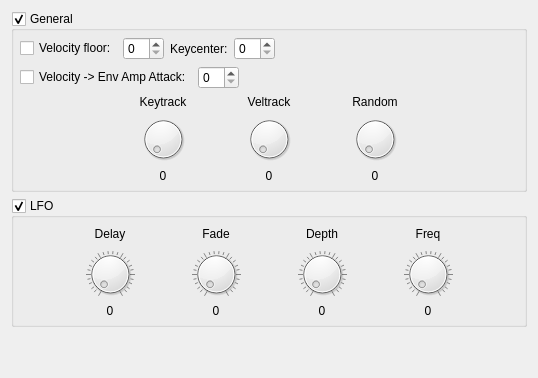
       <widget class="QWidget" name="tabAmp">
        <attribute name="title">
         <string>Amp</string>
        </attribute>
        <layout class="QGridLayout" name="gridLayout_4">
         <item row="0" column="0">
          <widget class="QGroupBox" name="gbxAmpGeneral">
           <property name="title">
            <string>General</string>
           </property>
           <property name="checkable">
            <bool>true</bool>
           </property>
           <property name="checked">
            <bool>true</bool>
           </property>
           <layout class="QGridLayout" name="layAmpGeneral">
            <property name="sizeConstraint">
             <enum>QLayout::SetNoConstraint</enum>
            </property>
            <property name="leftMargin">
             <number>6</number>
            </property>
            <property name="topMargin">
             <number>6</number>
            </property>
            <property name="rightMargin">
             <number>6</number>
            </property>
            <property name="bottomMargin">
             <number>6</number>
            </property>
            <item row="1" column="0" colspan="2">
             <layout class="QHBoxLayout" name="layAmpVelFloor">
              <property name="sizeConstraint">
               <enum>QLayout::SetNoConstraint</enum>
              </property>
              <item>
               <widget class="QCheckBox" name="chkAmpVelFloor">
                <property name="text">
                 <string>Velocity floor:</string>
                </property>
               </widget>
              </item>
              <item>
               <widget class="QSpinBox" name="sbxAmpVelFloor"/>
              </item>
              <item>
               <widget class="QLabel" name="lblAmpKeycenter">
                <property name="text">
                 <string>Keycenter:</string>
                </property>
               </widget>
              </item>
              <item>
               <widget class="QSpinBox" name="sbxAmpKeycenter"/>
              </item>
              <item>
               <spacer name="hspAmpVelFloor">
                <property name="orientation">
                 <enum>Qt::Horizontal</enum>
                </property>
                <property name="sizeHint" stdset="0">
                 <size>
                  <width>40</width>
                  <height>20</height>
                 </size>
                </property>
               </spacer>
              </item>
             </layout>
            </item>
            <item row="6" column="0" rowspan="2" colspan="2">
             <layout class="QGridLayout" name="layAmpKeyVeltrackRandom">
              <property name="sizeConstraint">
               <enum>QLayout::SetNoConstraint</enum>
              </property>
              <item row="0" column="2">
               <widget class="QLabel" name="lblAmpVeltrack">
                <property name="text">
                 <string>Veltrack</string>
                </property>
                <property name="alignment">
                 <set>Qt::AlignCenter</set>
                </property>
               </widget>
              </item>
              <item row="0" column="1">
               <widget class="QLabel" name="lblAmpKeytrack">
                <property name="text">
                 <string>Keytrack</string>
                </property>
                <property name="alignment">
                 <set>Qt::AlignCenter</set>
                </property>
               </widget>
              </item>
              <item row="2" column="3">
               <widget class="QLabel" name="lblAmpRandomVal">
                <property name="text">
                 <string>0</string>
                </property>
                <property name="alignment">
                 <set>Qt::AlignCenter</set>
                </property>
               </widget>
              </item>
              <item row="1" column="2">
               <widget class="QDial" name="knbAmpVeltrack">
                <property name="maximumSize">
                 <size>
                  <width>16777215</width>
                  <height>48</height>
                 </size>
                </property>
               </widget>
              </item>
              <item row="1" column="3">
               <widget class="QDial" name="knbAmpRandom">
                <property name="maximumSize">
                 <size>
                  <width>16777215</width>
                  <height>48</height>
                 </size>
                </property>
               </widget>
              </item>
              <item row="1" column="1">
               <widget class="QDial" name="knbAmpKeytrack">
                <property name="maximumSize">
                 <size>
                  <width>16777215</width>
                  <height>48</height>
                 </size>
                </property>
               </widget>
              </item>
              <item row="2" column="2">
               <widget class="QLabel" name="lblAmpVeltrackVal">
                <property name="text">
                 <string>0</string>
                </property>
                <property name="alignment">
                 <set>Qt::AlignCenter</set>
                </property>
               </widget>
              </item>
              <item row="1" column="0">
               <spacer name="hspAmpL">
                <property name="orientation">
                 <enum>Qt::Horizontal</enum>
                </property>
                <property name="sizeHint" stdset="0">
                 <size>
                  <width>40</width>
                  <height>20</height>
                 </size>
                </property>
               </spacer>
              </item>
              <item row="0" column="3">
               <widget class="QLabel" name="lblAmpRandom">
                <property name="text">
                 <string>Random</string>
                </property>
                <property name="alignment">
                 <set>Qt::AlignCenter</set>
                </property>
               </widget>
              </item>
              <item row="2" column="1">
               <widget class="QLabel" name="lblAmpKeytrackVal">
                <property name="text">
                 <string>0</string>
                </property>
                <property name="alignment">
                 <set>Qt::AlignCenter</set>
                </property>
               </widget>
              </item>
              <item row="1" column="4">
               <spacer name="hspAmpR">
                <property name="orientation">
                 <enum>Qt::Horizontal</enum>
                </property>
                <property name="sizeHint" stdset="0">
                 <size>
                  <width>40</width>
                  <height>20</height>
                 </size>
                </property>
               </spacer>
              </item>
             </layout>
            </item>
            <item row="2" column="0" colspan="2">
             <layout class="QHBoxLayout" name="layAmpVelAttack">
              <property name="sizeConstraint">
               <enum>QLayout::SetNoConstraint</enum>
              </property>
              <item>
               <widget class="QCheckBox" name="chkAmpVelAttack">
                <property name="text">
                 <string>Velocity -&gt; Env Amp Attack:</string>
                </property>
               </widget>
              </item>
              <item>
               <widget class="QSpinBox" name="sbxAmpVelAttack"/>
              </item>
              <item>
               <spacer name="hspAmpVelAttack">
                <property name="orientation">
                 <enum>Qt::Horizontal</enum>
                </property>
                <property name="sizeHint" stdset="0">
                 <size>
                  <width>40</width>
                  <height>20</height>
                 </size>
                </property>
               </spacer>
              </item>
             </layout>
            </item>
           </layout>
          </widget>
         </item>
         <item row="2" column="0">
          <spacer name="vspAmp">
           <property name="orientation">
            <enum>Qt::Vertical</enum>
           </property>
           <property name="sizeHint" stdset="0">
            <size>
             <width>20</width>
             <height>40</height>
            </size>
           </property>
          </spacer>
         </item>
         <item row="1" column="0">
          <widget class="QGroupBox" name="gbxAmpLfo">
           <property name="title">
            <string>LFO</string>
           </property>
           <property name="checkable">
            <bool>true</bool>
           </property>
           <layout class="QGridLayout" name="layAmpLfo">
            <property name="sizeConstraint">
             <enum>QLayout::SetNoConstraint</enum>
            </property>
            <property name="leftMargin">
             <number>6</number>
            </property>
            <property name="topMargin">
             <number>6</number>
            </property>
            <property name="rightMargin">
             <number>6</number>
            </property>
            <property name="bottomMargin">
             <number>6</number>
            </property>
            <item row="1" column="3">
             <widget class="QDial" name="knbAmpLfoDepth">
              <property name="maximumSize">
               <size>
                <width>16777215</width>
                <height>48</height>
               </size>
              </property>
              <property name="notchesVisible">
               <bool>true</bool>
              </property>
             </widget>
            </item>
            <item row="2" column="2">
             <widget class="QLabel" name="lblAmpLfoFadeVal">
              <property name="text">
               <string>0</string>
              </property>
              <property name="alignment">
               <set>Qt::AlignCenter</set>
              </property>
             </widget>
            </item>
            <item row="1" column="2">
             <widget class="QDial" name="knbAmpLfoFade">
              <property name="maximumSize">
               <size>
                <width>16777215</width>
                <height>48</height>
               </size>
              </property>
              <property name="notchesVisible">
               <bool>true</bool>
              </property>
             </widget>
            </item>
            <item row="1" column="4">
             <widget class="QDial" name="knbAmpLfoFreq">
              <property name="maximumSize">
               <size>
                <width>16777215</width>
                <height>48</height>
               </size>
              </property>
              <property name="notchesVisible">
               <bool>true</bool>
              </property>
             </widget>
            </item>
            <item row="2" column="3">
             <widget class="QLabel" name="lblAmpLfoDepthVal">
              <property name="text">
               <string>0</string>
              </property>
              <property name="alignment">
               <set>Qt::AlignCenter</set>
              </property>
             </widget>
            </item>
            <item row="2" column="1">
             <widget class="QLabel" name="lblAmpLfoDelayVal">
              <property name="text">
               <string>0</string>
              </property>
              <property name="alignment">
               <set>Qt::AlignCenter</set>
              </property>
             </widget>
            </item>
            <item row="0" column="0">
             <spacer name="hspAmpLfoL">
              <property name="orientation">
               <enum>Qt::Horizontal</enum>
              </property>
              <property name="sizeHint" stdset="0">
               <size>
                <width>40</width>
                <height>20</height>
               </size>
              </property>
             </spacer>
            </item>
            <item row="0" column="3">
             <widget class="QLabel" name="lblAmpLfoDepth">
              <property name="sizePolicy">
               <sizepolicy hsizetype="Expanding" vsizetype="Preferred">
                <horstretch>0</horstretch>
                <verstretch>0</verstretch>
               </sizepolicy>
              </property>
              <property name="text">
               <string>Depth</string>
              </property>
              <property name="alignment">
               <set>Qt::AlignCenter</set>
              </property>
             </widget>
            </item>
            <item row="0" column="4">
             <widget class="QLabel" name="lblAmpLfoFreq">
              <property name="sizePolicy">
               <sizepolicy hsizetype="Expanding" vsizetype="Preferred">
                <horstretch>0</horstretch>
                <verstretch>0</verstretch>
               </sizepolicy>
              </property>
              <property name="text">
               <string>Freq</string>
              </property>
              <property name="alignment">
               <set>Qt::AlignCenter</set>
              </property>
             </widget>
            </item>
            <item row="0" column="2">
             <widget class="QLabel" name="lblAmpLfoFade">
              <property name="sizePolicy">
               <sizepolicy hsizetype="Expanding" vsizetype="Preferred">
                <horstretch>0</horstretch>
                <verstretch>0</verstretch>
               </sizepolicy>
              </property>
              <property name="text">
               <string>Fade</string>
              </property>
              <property name="alignment">
               <set>Qt::AlignCenter</set>
              </property>
             </widget>
            </item>
            <item row="2" column="4">
             <widget class="QLabel" name="lblAmpLfoFreqVal">
              <property name="text">
               <string>0</string>
              </property>
              <property name="alignment">
               <set>Qt::AlignCenter</set>
              </property>
             </widget>
            </item>
            <item row="1" column="1">
             <widget class="QDial" name="knbAmpLfoDelay">
              <property name="maximumSize">
               <size>
                <width>16777215</width>
                <height>48</height>
               </size>
              </property>
              <property name="notchesVisible">
               <bool>true</bool>
              </property>
             </widget>
            </item>
            <item row="0" column="5">
             <spacer name="hspAmpLfoR">
              <property name="orientation">
               <enum>Qt::Horizontal</enum>
              </property>
              <property name="sizeHint" stdset="0">
               <size>
                <width>40</width>
                <height>20</height>
               </size>
              </property>
             </spacer>
            </item>
            <item row="0" column="1">
             <widget class="QLabel" name="lblAmpLfoDelay">
              <property name="sizePolicy">
               <sizepolicy hsizetype="Expanding" vsizetype="Preferred">
                <horstretch>0</horstretch>
                <verstretch>0</verstretch>
               </sizepolicy>
              </property>
              <property name="text">
               <string>Delay</string>
              </property>
              <property name="alignment">
               <set>Qt::AlignCenter</set>
              </property>
             </widget>
            </item>
           </layout>
          </widget>
         </item>
        </layout>
       </widget>
